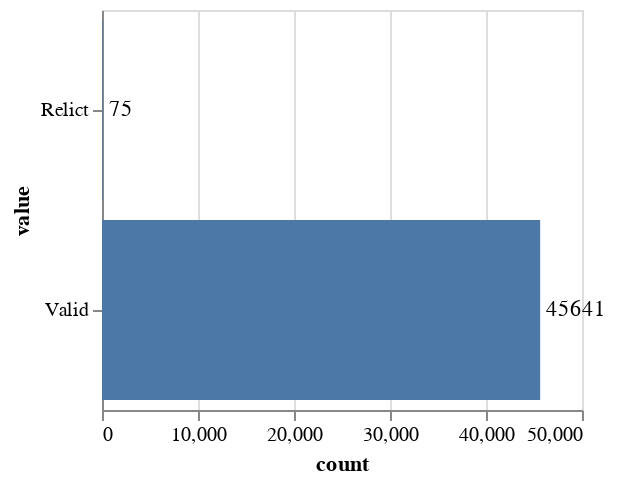

Notebook code for this chart:
### Code cell
df = pd.DataFrame(partial_unexpected_counts)

bars = alt.Chart(df).mark_bar().encode(
    x='count:Q',
    y="value:O"
).properties(height=200, width=240)

text = bars.mark_text(
    align='left',
    baseline='middle',
    dx=3  # Nudges text to right so it doesn't appear on top of the bar
).encode(
    text='count:Q'
)

chart = (bars + text).properties(height=900)
# print( chart.to_json() )

chart

### Figure 1 — Vega-Lite specification as saved in the notebook (floating-point values rounded to 4 significant figures)
{"$schema": "https://vega.github.io/schema/vega-lite/v2.6.0.json", "config": {"view": {"height": 300, "width": 400}}, "datasets": {"data-cfff8a6fe8134dace707fd67405d0857": [{"count": 45641, "value": "Valid"}, {"count": 75, "value": "Relict"}]}, "height": 900, "layer": [{"data": {"name": "data-cfff8a6fe8134dace707fd67405d0857"}, "encoding": {"x": {"field": "count", "type": "quantitative"}, "y": {"field": "value", "type": "ordinal"}}, "height": 200, "mark": "bar", "width": 240}, {"data": {"name": "data-cfff8a6fe8134dace707fd67405d0857"}, "encoding": {"text": {"field": "count", "type": "quantitative"}, "x": {"field": "count", "type": "quantitative"}, "y": {"field": "value", "type": "ordinal"}}, "height": 200, "mark": {"align": "left", "baseline": "middle", "dx": 3, "type": "text"}, "width": 240}]}
